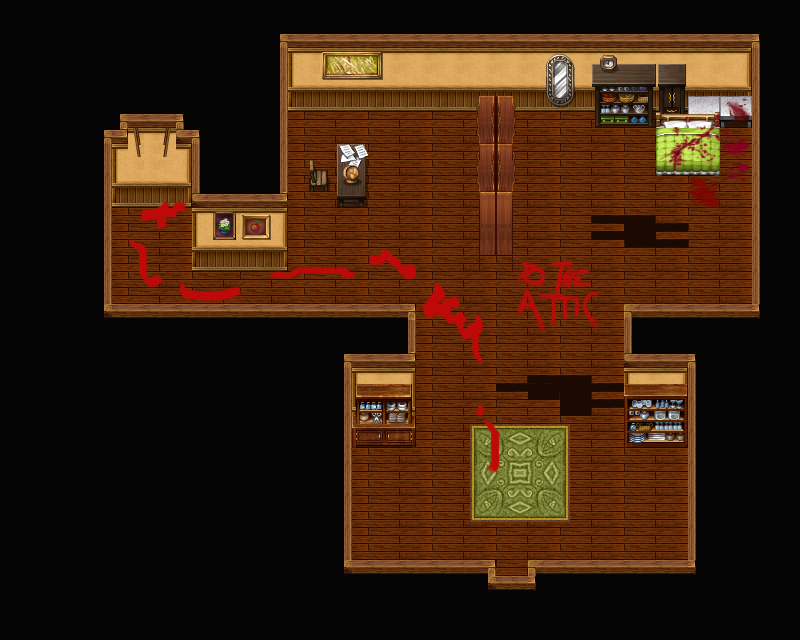

This is a level from a 2D game, rendered from its Tiled map with the project's own tilesets. A one-line summary and the map file follow, with tile-layer data summarised:
An orthogonal 50x40 tile map with 16x16 px tiles, 9 tile layers (floor, walls, items, items, ...), 1 hidden layer not drawn, 7 tilesets and 3 objects (2x object, teleport).

<map version="1.0" orientation="orthogonal" width="50" height="40" tilewidth="16" tileheight="16">
 <properties>
  <property name="name" value="Master Bedroom" />
 </properties>
 <tileset firstgid="1" name="walls_2" tilewidth="16" tileheight="16">
  <image source="../graphics/tiles/walls_2.png" width="512" height="690" />
 </tileset>
 <tileset firstgid="1377" name="school_1" tilewidth="16" tileheight="16">
  <image source="../graphics/tiles/school_1.png" width="512" height="256" />
 </tileset>
 <tileset firstgid="1889" name="floors_2" tilewidth="16" tileheight="16">
  <image source="../graphics/tiles/floors_2.png" width="256" height="512" />
 </tileset>
 <tileset firstgid="2401" name="library" tilewidth="16" tileheight="16">
  <image source="../graphics/tiles/library.png" width="500" height="715" />
 </tileset>
 <tileset firstgid="3765" name="redpaint" tilewidth="16" tileheight="16">
  <image source="../graphics/tiles/redpaint.png" width="256" height="256" />
 </tileset>
 <tileset firstgid="4021" name="furniture_2" tilewidth="16" tileheight="16">
  <image source="../graphics/tiles/furniture_2.png" width="512" height="512" />
 </tileset>
 <tileset firstgid="5045" name="bloodythings" tilewidth="16" tileheight="16">
  <image source="../graphics/tiles/bloodythings.png" width="512" height="512" />
 </tileset>
 <layer name="floor" width="50" height="40">
  <data>[2000 cells, 2000 non-empty, 28 distinct tile ids]</data>
 </layer>
 <layer name="walls" width="50" height="40">
  <data>[2000 cells, 199 non-empty, 24 distinct tile ids]</data>
 </layer>
 <layer name="items" width="50" height="40">
  <data>[2000 cells, 149 non-empty, 149 distinct tile ids]</data>
 </layer>
 <layer name="items" width="50" height="40">
  <data>[2000 cells, 197 non-empty, 197 distinct tile ids]</data>
 </layer>
 <layer name="items" width="50" height="40">
  <data>[2000 cells, 34 non-empty, 34 distinct tile ids]</data>
 </layer>
 <layer name="clickables" width="50" height="40">
  <data>[2000 cells, 0 non-empty, 0 distinct tile ids]</data>
 </layer>
 <layer name="hero" width="50" height="40">
  <data>[2000 cells, 0 non-empty, 0 distinct tile ids]</data>
 </layer>
 <layer name="items" width="50" height="40">
  <data>[2000 cells, 14 non-empty, 14 distinct tile ids]</data>
 </layer>
 <layer name="overhead map" width="50" height="40">
  <data>[2000 cells, 1141 non-empty, 17 distinct tile ids]</data>
 </layer>
 <layer name="collision" width="50" height="40" visible="0" opacity="0.7">
  <data>[2000 cells, 1382 non-empty, 1 distinct tile ids]</data>
 </layer>
 <objectgroup name="objects" width="50" height="40">
  <object name="tpatrium" type="teleport" x="496" y="592" width="32" height="32">
   <properties>
    <property name="sound" value="doormove6" />
    <property name="target" value="atrium" />
    <property name="x" value="24" />
    <property name="y" value="8" />
   </properties>
  </object>
  <object name="ceilingdoor" type="object" x="128" y="112" width="48" height="32">
   <properties>
    <property name="func" value="masterroom_ceilingdoor" />
   </properties>
  </object>
  <object name="message" type="object" x="512" y="256" width="96" height="80">
   <properties>
    <property name="func" value="masterroom_message" />
   </properties>
  </object>
 </objectgroup>
 <objectgroup name="scripts" width="50" height="40" />
</map>
